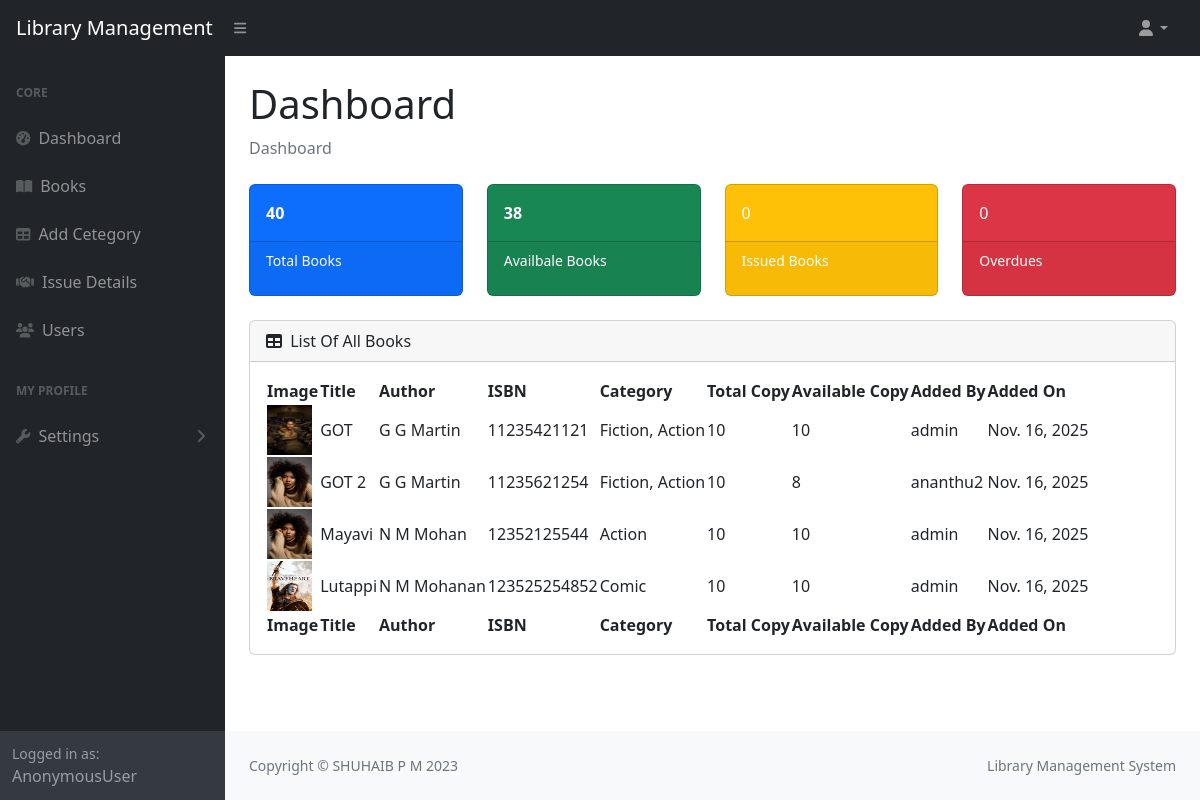
Page /dashboard/ on the earlier database version.
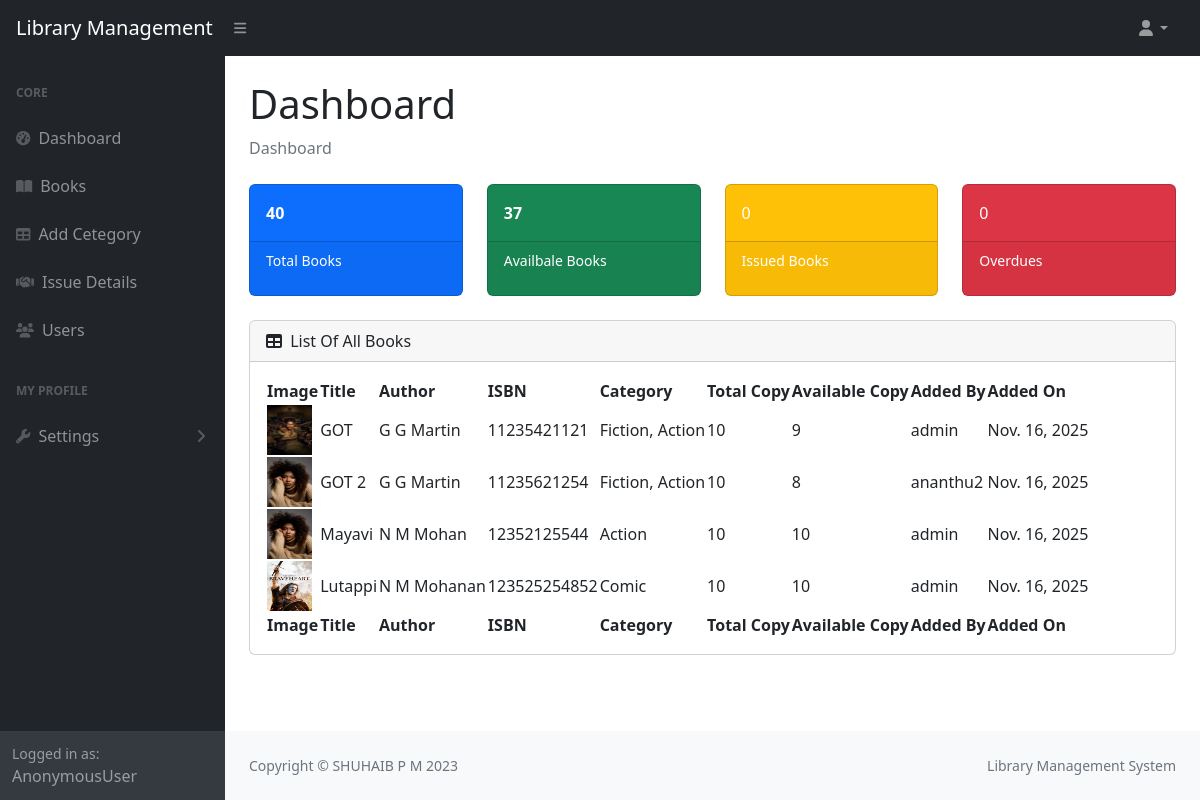
Same page on the later database version.
### libraryApp/models.py (models this page shows, shortened)
class Book(models.Model):
    user=models.ForeignKey(User,on_delete=models.CASCADE,related_name="bookUser")
    title=models.CharField(max_length=100)
    author=models.CharField(max_length=20)
    isbn=models.IntegerField()
    image=models.ImageField(upload_to="books",default="books/default.jpeg",null=True,blank=True)
    category=models.ManyToManyField(Category,related_name="bookCategory")
    total_copy=models.IntegerField()
    avl_copy=models.IntegerField()
    added_on=models.DateField(auto_now_add=True)

class User(AbstractUser):
    email=models.EmailField(unique=True)
    option = (
        ('user','user'),
        ('staff','staff')
    )
    phone=models.CharField(max_length=15)
    role=models.CharField(max_length=100,choices=option,default="user")
    profile=models.ImageField(upload_to="profile",default="profile/default.jpeg",null=True,blank=True)
    otp=models.CharField(max_length=20)
    is_verified=models.BooleanField(default=False)

### libraryApp/views.py (the view)
# urls.py: path("dashboard/",views.DashboardView.as_view(),name="dashboard"),
class DashboardView(View):
    def get(self,request):
        books=Book.objects.all()
        return render(request,"dashboard.html",{"books":books})

### libraryApp/context_processor.py (called while the page is built)
def library_status(request):
    total_books = Book.objects.count()
    total_copies = Book.objects.aggregate(total=models.Sum("total_copy"))["total"] or 0
    avl_books = Book.objects.aggregate(total=models.Sum("avl_copy"))["total"] or 0
    issued_books=Issue.objects.filter(status="issued").count()
    overdue_books=Issue.objects.filter(status="overdue").count()
    return {
        "total_books": total_books,
        "total_copies": total_copies,
        "avl_books": avl_books,
        "issued_books": issued_books,
        "overdue_books": overdue_books,
    }

### libraryApp/templates/dashboard.html (shortened to what the changed rows need)
{% load static %}
<!DOCTYPE html>
<html lang="en">
<head>
    <link href="https://cdn.jsdelivr.net/npm/simple-datatables@7.1.2/dist/style.min.css" rel="stylesheet" />
    <link href="{% static 'css/styles.css' %}" rel="stylesheet" />
</head>
<body class="sb-nav-fixed">
    <div id="layoutSidenav">
        <div id="layoutSidenav_content">
            <main>
                {% block main %}
                <div class="container-fluid px-4">
                    <h1 class="mt-4">Dashboard</h1>
                    <div class="row">
                        <div class="col-xl-3 col-md-6">
                            <div class="card bg-success text-white mb-4">
                                <div class="card-body fw-bolder">{{avl_books}}</div>
                                <div class="card-footer d-flex align-items-center justify-content-between">
                                    <p class="small text-white">Availbale Books</p>
                                </div>
                            </div>
                        </div>
                    </div>
                    <div id="section-table" class="card mb-4">
                        <div class="card-body">
                            <table id="datatablesSimple" class="datatable">
                                <thead>
                                    <tr>
                                        <th>Image</th>
                                        <th>Title</th>
                                        <th>Author</th>
                                        <th>ISBN</th>
                                        <th>Category</th>
                                        <th>Total Copy</th>
                                        <th>Available Copy</th>
                                        <th>Added By</th>
                                        <th>Added On</th>
                                    </tr>
                                </thead>
                                <tfoot>
                                    <tr>
                                        <th>Image</th>
                                        <th>Title</th>
                                        <th>Author</th>
                                        <th>ISBN</th>
                                        <th>Category</th>
                                        <th>Total Copy</th>
                                        <th>Available Copy</th>
                                        <th>Added By</th>
                                        <th>Added On</th>
                                    </tr>
                                </tfoot>
                                <tbody>
                                    {% for book in books %}
                                    <tr>
                                        <td>
                                            <img src="{{book.image.url}}"  height="50px" width="45px" alt="img">
                                        </td>
                                        <td>{{book.title}}</td>
                                        <td>{{book.author}}</td>
                                        <td>{{book.isbn}}</td>
                                        <td>
                                            {% for cat in book.category.all %}
                                                {{ cat.category }}{% if not forloop.last %}, {% endif %}
                                            {% endfor %}
                                        </td>
                                        <td>{{book.total_copy}}</td>
                                        <td>{{book.avl_copy}}</td>
                                        <td>{{book.user}}</td>
                                        <td>{{book.added_on}}</td>
                                    </tr>
                                    {% endfor %}
                                </tbody>
                            </table>
                        </div>
                    </div>
                </div>
                {% endblock %}
            </main>
        </div>
    </div>
</body>
</html>

Differences in the rows shown:
changed Book "GOT": avl_copy "10" → "9"
Other differences:
{{ avl_books }}: "38" → "37"
